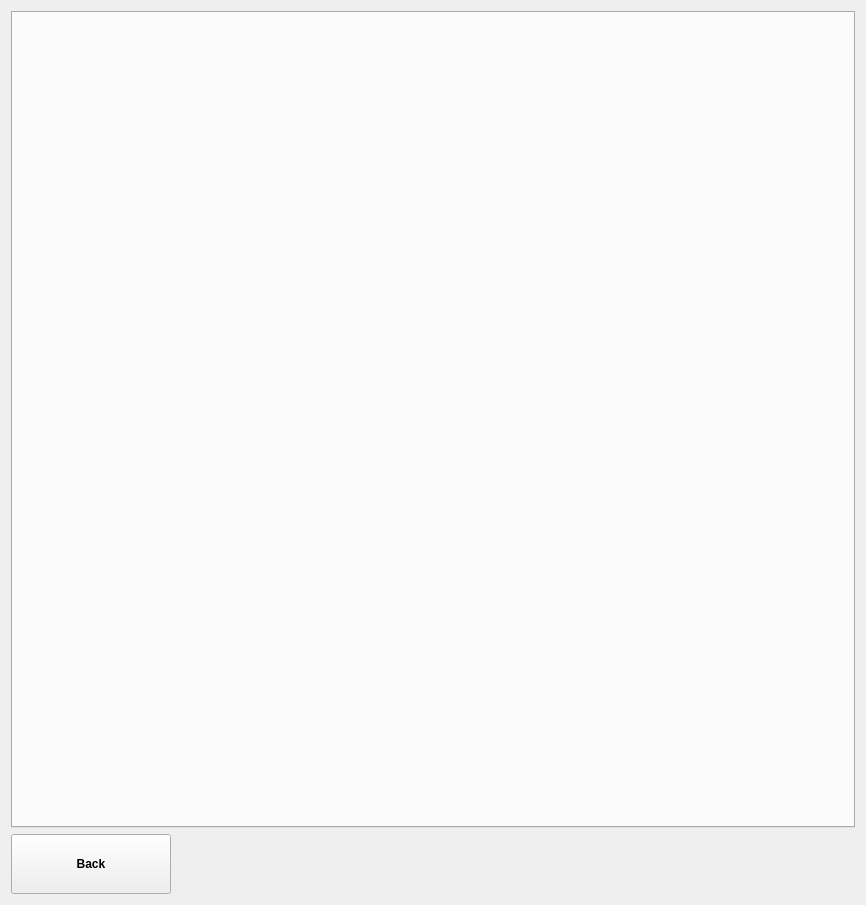
<?xml version="1.0" encoding="UTF-8"?>
<ui version="4.0">
 <class>SettingsForm</class>
 <widget class="QWidget" name="SettingsForm">
  <property name="geometry">
   <rect>
    <x>0</x>
    <y>0</y>
    <width>866</width>
    <height>905</height>
   </rect>
  </property>
  <property name="sizePolicy">
   <sizepolicy hsizetype="Expanding" vsizetype="Expanding">
    <horstretch>0</horstretch>
    <verstretch>0</verstretch>
   </sizepolicy>
  </property>
  <property name="windowTitle">
   <string>Form</string>
  </property>
  <property name="styleSheet">
   <string notr="true"/>
  </property>
  <layout class="QGridLayout" name="gridLayout">
   <item row="0" column="0">
    <widget class="QTabWidget" name="tabWidget">
     <property name="font">
      <font>
       <pointsize>24</pointsize>
      </font>
     </property>
     <property name="currentIndex">
      <number>-1</number>
     </property>
    </widget>
   </item>
   <item row="1" column="0">
    <layout class="QHBoxLayout" name="horizontalLayout_2">
     <item>
      <widget class="QPushButton" name="pushButton">
       <property name="sizePolicy">
        <sizepolicy hsizetype="Fixed" vsizetype="Fixed">
         <horstretch>0</horstretch>
         <verstretch>0</verstretch>
        </sizepolicy>
       </property>
       <property name="minimumSize">
        <size>
         <width>160</width>
         <height>60</height>
        </size>
       </property>
       <property name="font">
        <font>
         <pointsize>9</pointsize>
         <weight>75</weight>
         <bold>true</bold>
        </font>
       </property>
       <property name="text">
        <string>Back</string>
       </property>
      </widget>
     </item>
     <item>
      <spacer name="horizontalSpacer">
       <property name="orientation">
        <enum>Qt::Horizontal</enum>
       </property>
       <property name="sizeHint" stdset="0">
        <size>
         <width>40</width>
         <height>20</height>
        </size>
       </property>
      </spacer>
     </item>
    </layout>
   </item>
  </layout>
 </widget>
 <resources/>
 <connections/>
</ui>
